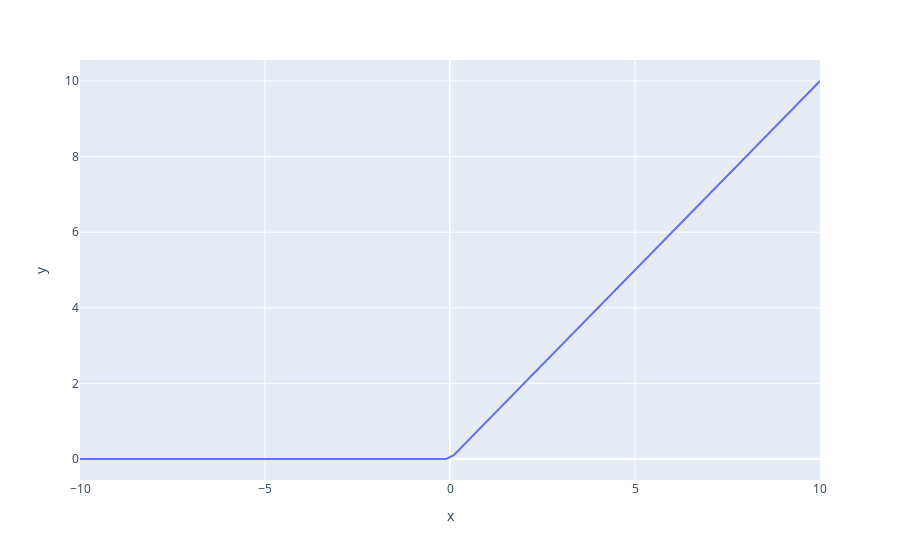

The notebook cell saved with this chart:
### Code cell
#relu
def relu(x):
    return np.piecewise(
        x,
        [x < 0, x >= 0],
        [0, lambda x: x]
    )
px.line(x=x, y=relu(x))
